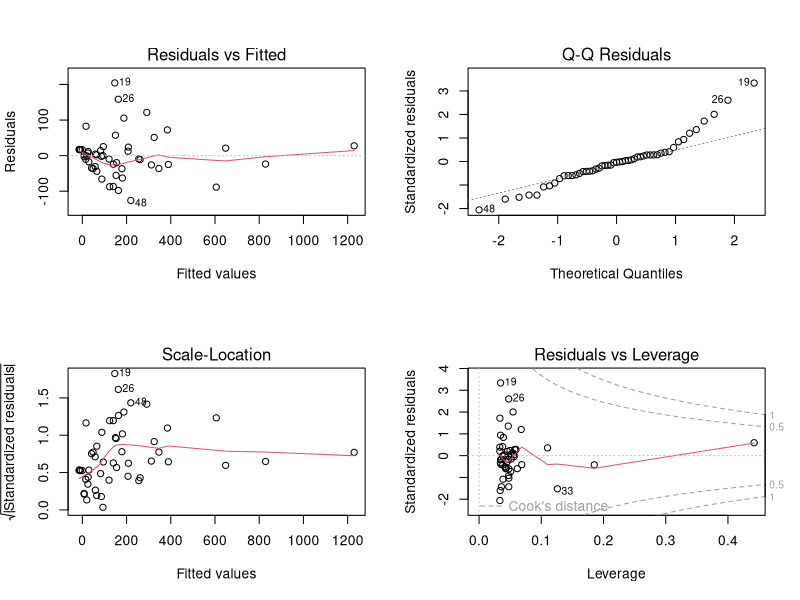

Write the R code that produced this figure.
## ---- chunk 1
# load the required libraries
library(tidyverse)
library(ggplot2)
library(dslabs)
library(broom)
## ---- chunk 2



library(dslabs)
# Reading in data 
data(murders)
# Data wrangling
murders <- murders %>% 
  mutate(pop_in_million = population / 1000000)
# Fitting the model
model <- lm(total ~ pop_in_million, data = murders)
## ---- chunk 3
# Summary of the model
summary(model)
## ---- chunk 4
# Tidy summary of the model (broom package)
library(broom)
tidy(model)
## ---- chunk 5
# One row summary model fit statistics
glance(model)
## ---- chunk 6
# Using pipe and summary
murders %>% 
  mutate(pop_in_million = population / 1000000) %>% 
  lm(total ~ pop_in_million, data = .) %>% 
  summary()



# Using pipe and tidy
murders %>% 
  mutate(pop_in_million = population / 1000000) %>% 
  lm(total ~ pop_in_million, data = .) %>% 
  tidy()


# Using pipe and glance
murders %>% 
  mutate(pop_in_million = population / 1000000) %>% 
  lm(total ~ pop_in_million, data = .) %>% 
  glance()
## ---- chunk 7
# Group by a binary region (Northeast+North Central vs. South+West) then fit model 
murders <- murders %>% 
  mutate(region_bin = case_when(
    region %in% c("Northeast", "North Central") ~ "Region 1",
    region %in% c("South", "West") ~ "Region 2"
  ),
  region_bin = as.factor(region_bin)) 

# Is the following code correct?
murders %>% group_by(region_bin) %>% 
  lm(total ~ pop_in_million, data = .)

# The above yield the same results as the following, group_by() didn't work
murders %>% lm(total ~ pop_in_million, data = .)

# Use do() with tidy()
murders %>% group_by(region_bin) %>% 
  do(lm(total ~ pop_in_million, data = .) %>% tidy())

## ---- chunk 8
# Data wrangling to create pop_in_million and region_bin
murders <- murders %>% mutate(
  pop_in_million = population / 1000000,
  egion_bin = case_when(
    region %in% c("Northeast", "North Central") ~ "Region 1",
    region %in% c("South", "West") ~ "Region 2"
  ),
  region_bin = as.factor(region_bin)
)
# Fitting the model
model_multi <- lm(total ~ pop_in_million + region_bin, data = murders)

# Summary of the model
summary(model_multi)

# Alternatively, summary of coefficient estimate using tidy
tidy(model_multi)
## ---- chunk 9
murders %>% mutate(
  region_bin = relevel(region_bin, ref = "Region 2")
) %>% 
  lm(total ~ pop_in_million + region_bin, data = .) %>% 
  summary()
## ---- chunk 10
# Diagnostic plots
par(mfrow = c(2, 2)) # Layout for 4 plots
plot(model_multi)

# Diagnostic metrics
glance(model_multi)
## ---- chunk 11
# Sample new data
new_data <- data.frame(region_bin = "Region 1", pop_in_million = 8)

# Predicting mpg for the new data
predict(model_multi, newdata = new_data)
